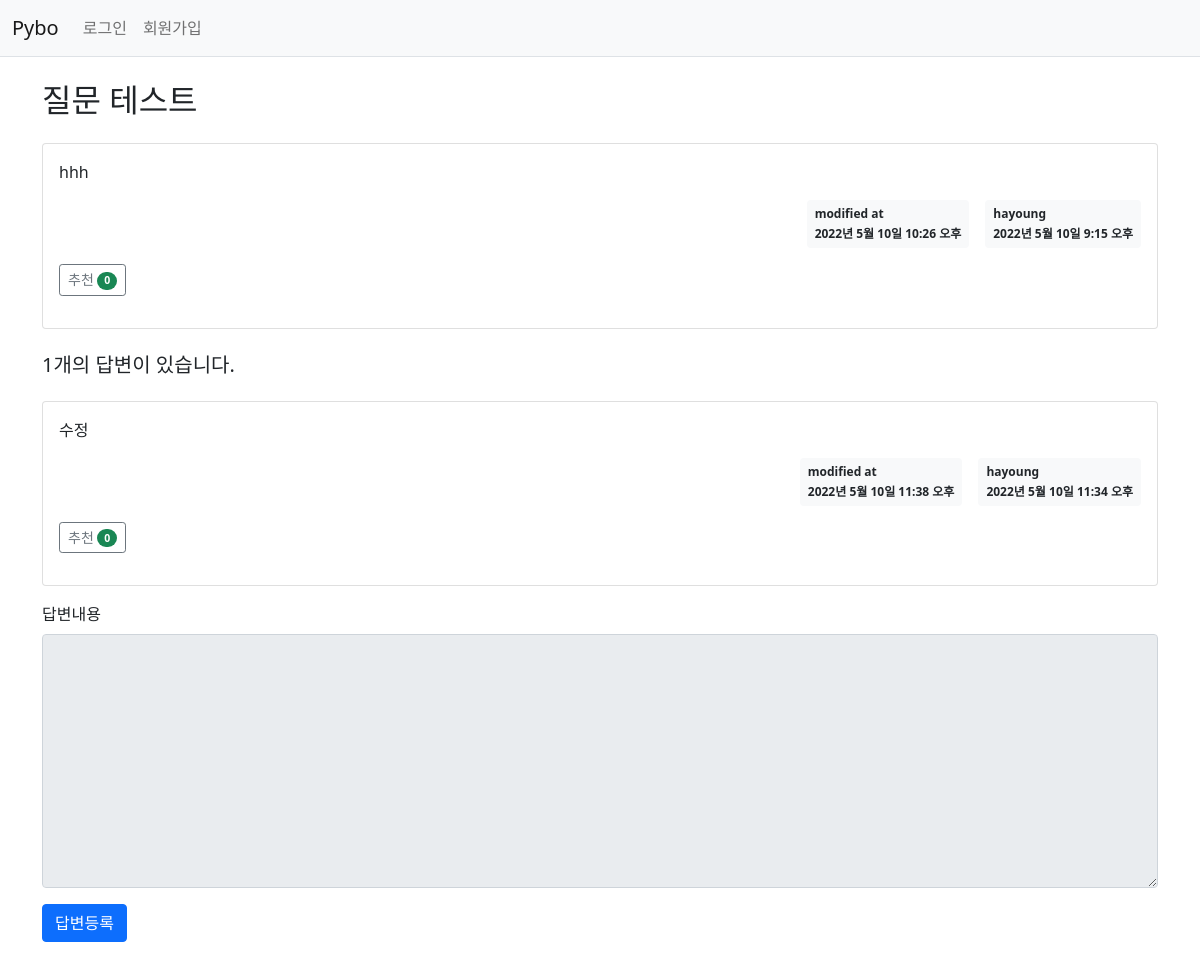
Page /pybo/306/ on the committed database.
### pybo/models.py (models this page shows, shortened)
class Question(models.Model):
    author = models.ForeignKey(User, on_delete=models.CASCADE, related_name='author_question')
    subject = models.CharField(max_length=200)
    content = models.TextField()
    create_date = models.DateTimeField()
    modify_date = models.DateTimeField(null=True, blank=True)
    voter = models.ManyToManyField(User, related_name='voter_question')

class Answer(models.Model):
    author = models.ForeignKey(User, on_delete=models.CASCADE, related_name='author_answer')
    question = models.ForeignKey(Question, on_delete=models.CASCADE)
    content = models.TextField()
    create_date = models.DateTimeField()
    modify_date = models.DateTimeField(null=True, blank=True)
    voter = models.ManyToManyField(User, related_name='voter_answer')

### pybo/views/base_views.py (the view)
# urls.py: path('<int:question_id>/', base_views.detail, name='detail'),
def detail(request, question_id):
    question = get_object_or_404(Question, pk=question_id)
    context = {'question': question}
    return render(request, 'pybo/question_detail.html', context)

### pybo/templatetags/pybo_filter.py (called while the page is built)
@register.filter()
def mark(value):
    extensions = ["nl2br", "fenced_code"]
    return mark_safe(markdown.markdown(value, extensions = extensions))

### templates/pybo/question_detail.html (shortened to what this page needs)
{% extends 'base.html' %}
{% load pybo_filter %}
{% block content %}
<div class="container my-3">
    <h2 class="boarder-bottom py-2">{{question.subject}}</h2>
    <div class="card my-3">
        <div class="card-body">
            <div class="card-text">{{question.content|mark}}</div>
            <div class="d-flex justify-content-end">
                {% if question.modify_date %}
                <div class="badge bg-light text-dark p-2 text-start mx-3">
                    <div class="mb-2">modified at</div>
                    <div>{{ question.modify_date }}</div>
                </div>
                {% endif %}
                <div class ="badge bg-light text-dark p-2 text-start">
                    <div class="mb-2">{{question.author.username}}</div>
                    <div>{{question.create_date}}</div>
                </div>
            </div>
            <div class="my-3">
                <a href="javascript:void(0)" data-uri="{% url 'pybo:question_vote' question.id %}"
                   class="recommend btn btn-sm btn-outline-secondary">추천
                    <span class="badge rounded-pill bg-success">{{question.voter.count}}</span>
                </a>
            </div>
        </div>
    </div>
    <h5 class="boarder-bottom my-3 py-2">{{question.answer_set.count}}개의 답변이 있습니다.</h5>
    {% for answer in question.answer_set.all %}
    <div class="card my-3">
        <div class="card-body">
            <div class="card-text">{{answer.content|mark}}</div>
            <div class="d-flex justify-content-end">
                {% if answer.modify_date %}
                <div class="badge bg-light text-dark p-2 text-start mx-3">
                    <div class="mb-2">modified at</div>
                    <div>{{ answer.modify_date }}</div>
                </div>
                {% endif %}
                <div class="badge bg-light text-dark p-2 text-start">
                    <div class="mb-2">{{answer.author.username}}</div>
                    <div>{{ answer.create_date}}</div>
                </div>
            </div>
            <div class="my-3">
                <a href="javascript:void(0)" data-uri="{% url 'pybo:answer_vote' answer.id %}"
                   class="recommend btn btn-sm btn-outline-secondary">추천
                    <span class="badge rounded-pill bg-success">{{answer.voter.count}}</span>
                </a>
            </div>
        </div>
    </div>
{% endfor %}
    <form action="{% url 'pybo:answer_create' question.id %}" method="post" class="my-3">
        <div class="mb-3">
            <label for="content" class="form-label">답변내용</label>
            <textarea {% if not user.is_authenticated %}disabled{% endif %}
                      name="content" id="content" class="form-control" rows="10"></textarea>
        </div>
        <input type="submit" value="답변등록" class="btn btn-primary">
    </form>
</div>
{% endblock %}

### rows in the picture
Question: subject "질문 테스트", content|mark "hhh", modify_date "2022년 5월 10일 10:26 오후", author.username "hayoung", create_date "2022년 5월 10일 9:15 오후", voter.count "0", answer_set.count "1"
Answer: content|mark "수정", modify_date "2022년 5월 10일 11:38 오후", author.username "hayoung", create_date "2022년 5월 10일 11:34 오후", voter.count "0"
